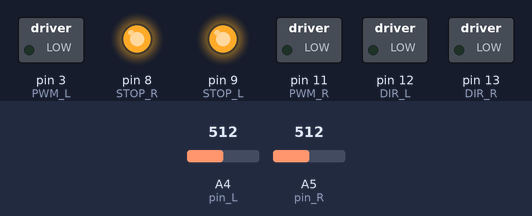
This sketch was run on a simulated Arduino Uno, built with avr-gcc and run on an emulated ATmega328P. Shown: switched loads named in the sketch (green lamp = pin HIGH), output pins drawn as LEDs (lit = HIGH). Dashed ring = blinking. The inputs (shaded band) are chosen by the test bench; at power-on: A4 (pin_L) = 512, A5 (pin_R) = 512.

Above: at 1.8 s.
1.9 s: A4 (pin_L) set to 554
3.4 s: A4 (pin_L) set to 570
At 7.3 s:
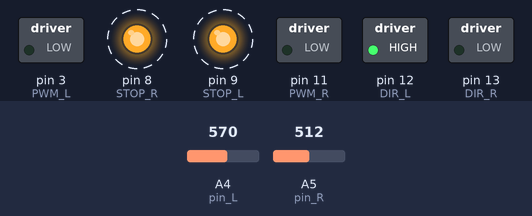
7.5 s: A5 (pin_R) set to 531
At 8.1 s:
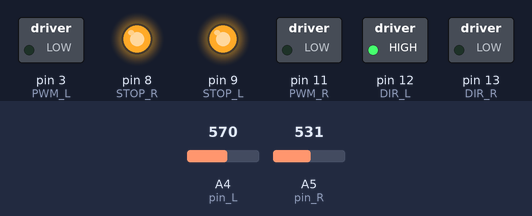
9.0 s: A5 (pin_R) set to 606
11.1 s: A5 (pin_R) set to 632
At 13.0 s:
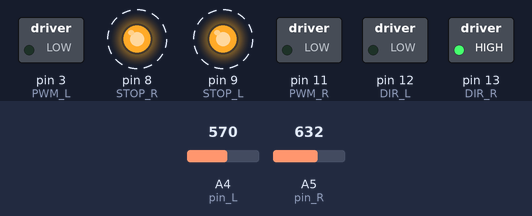
15.2 s: A5 (pin_R) set to 511
At 15.95 s:
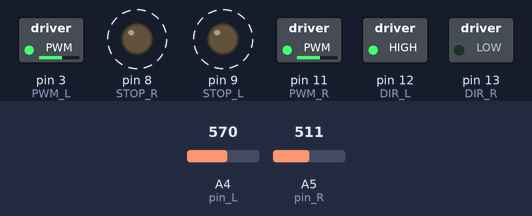
Timing chart, 0 to 20.3 s (numbered marks = the images above; inputs shaded):
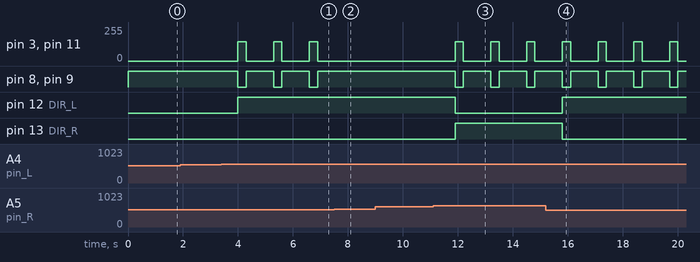

The sketch:

13h_Robot_Swiatlolub_1.0.ino
```cpp
/********************************************************************
  MotorShield v.3

  Niebieskie złącze:
  Vin - zewnętrzne zasilanie silników 7-12V - zasila też Arduino
  GND - zewnętrzne zasilanie silników GND
  A: + - podłączenie silnika A
  B: + - podłączenie silnika B

  Sterowanie silnikami:
  12 - kierunek silnik A
  13 - kierunek silnik B
  3 - PWM silnik A
  11 - PWM silnik B
  9 - hamulec silnik A
  8 - hamules silnik B
  A0 - pomiar prądu silnik A
  A1 - pomiar prądu silnik B

*********************************************************************/
#define DIR_L 12
#define DIR_R 13
#define PWM_L 3
#define PWM_R 11
#define STOP_L 9
#define STOP_R 8
#define pin_R A5
#define pin_L A4

// Zmienne pomocnicze
int wartosc_R = 0;
int wartosc_L = 0;
int roznica = 0;

void setup() {
  //Inicjacja potrzebnych wejść do sterowania silnikami
  pinMode(DIR_L, OUTPUT);
  pinMode(DIR_R, OUTPUT);
  pinMode(PWM_L, OUTPUT);
  pinMode(PWM_R, OUTPUT);
  pinMode(STOP_L, OUTPUT);
  pinMode(STOP_R, OUTPUT);
  pinMode(pin_R, INPUT);
  pinMode(pin_L, INPUT);

}

// Funkcja sterująca lewym silnikiem
void motor_L(int V) {
  // Wyłączenie hamulca
  digitalWrite(STOP_L, LOW);
  if (V > 0) {
    // Przemapowanie prędkości z zakresu 0-100 na wartości wypełnienia 100-255
    V = map(V, 0, 100, 100, 255);
    digitalWrite(DIR_L, LOW);
    analogWrite(PWM_L, V);
  } else {
    // Jeśli prędkość poniżej zera to przyjmij wartość dodatnią
    V = abs(V);
    // Przemapowanie prędkości z zakresu 0-100 na wartości wypełnienia 100-255
    V = map(V, 0, 100, 100, 255);
    digitalWrite(DIR_L, HIGH);
    analogWrite(PWM_L, V);
  }
}

// Funkcja sterująca prawym silnikiem
void motor_R(int V) {
  // Wyłączenie hamulca
  digitalWrite(STOP_R, LOW);
  if (V > 0) {
    // Przemapowanie prędkości z zakresu 0-100 na wartości wypełnienia 100-255
    V = map(V, 0, 100, 100, 255);
    digitalWrite(DIR_R, LOW);
    analogWrite(PWM_R, V);
  } else {
    // Jeśli prędkość poniżej zera to przyjmij wartość dodatnią
    V = abs(V);
    // Przemapowanie prędkości z zakresu 0-100 na wartości wypełnienia 100-255
    V = map(V, 0, 100, 100, 255);
    digitalWrite(DIR_R, HIGH);
    analogWrite(PWM_R, V);
  }
}

// Hamowanie lewym silnikiem
void stop_L(void) {
  analogWrite(PWM_L, 0);
  digitalWrite(STOP_L, HIGH);
}

// Hamowanie prawym silnikiem
void stop_R(void) {
  analogWrite(PWM_R, 0);
  digitalWrite(STOP_R, HIGH);
}

void loop() {
  wartosc_R = analogRead(pin_R);
  wartosc_L = analogRead(pin_L);
  roznica = wartosc_R - wartosc_L;
  if (abs(roznica) > 50) {
    if (roznica > 0) {
      motor_R(-30);
      motor_L(30);
      delay(300);
    } else {
      motor_R(30);
      motor_L(-30);
      delay(300);
    }
  }
  stop_L();
  stop_R();
  delay(1000);
}
```

Measured:
- the behaviour switches between 562 and 563 on A4 (pin_L) (found by bisection; images 0 and 1)
- the behaviour switches between 519 and 520 on A5 (pin_R) (found by bisection; images 1 and 2)
- the behaviour switches between 620 and 621 on A5 (pin_R) (found by bisection; images 2 and 3)
- after the input at 1.9 s, every drawn part: stays the same
- after the input at 3.4 s, pin 3 (PWM_L), pin 11 (PWM_R): alternates 146/255 for 0.30 s and 0/255 for 1.0 s, starting after 0.60 s; pin 8 (STOP_R), pin 9 (STOP_L): alternates HIGH for 1.0 s and LOW for 0.30 s, starting after 0.60 s; pin 12 (DIR_L): LOW → HIGH after 0.60 s
- after the input at 7.5 s, pin 3 (PWM_L), pin 11 (PWM_R): stays 0/255 (without the input it goes to 146/255 after 0.40 s); pin 8 (STOP_R), pin 9 (STOP_L): stays HIGH (without the input it goes to LOW after 0.40 s)
- after the input at 9.0 s, every drawn part: stays the same
- after the input at 11.1 s, pin 3 (PWM_L), pin 11 (PWM_R): alternates 146/255 for 0.30 s and 0/255 for 1.0 s, starting after 0.80 s; pin 8 (STOP_R), pin 9 (STOP_L): alternates HIGH for 1.0 s and LOW for 0.30 s, starting after 0.80 s; pin 12 (DIR_L): HIGH → LOW after 0.80 s; pin 13 (DIR_R): LOW → HIGH after 0.80 s
- after the input at 15.2 s, pin 12 (DIR_L): LOW → HIGH after 0.60 s; pin 13 (DIR_R): HIGH → LOW after 0.60 s
